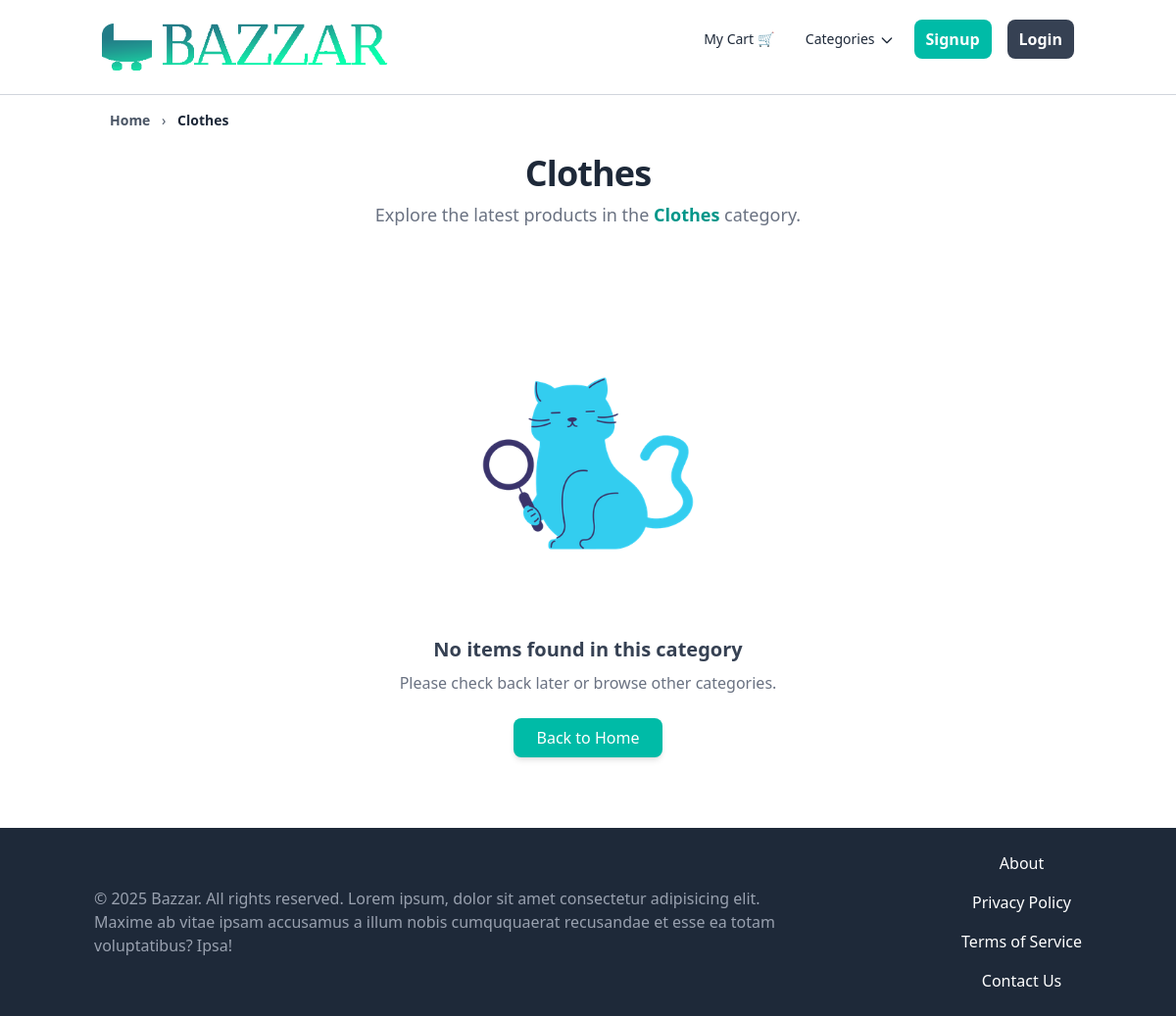
The page /item/category/2/ on the database as committed earlier.
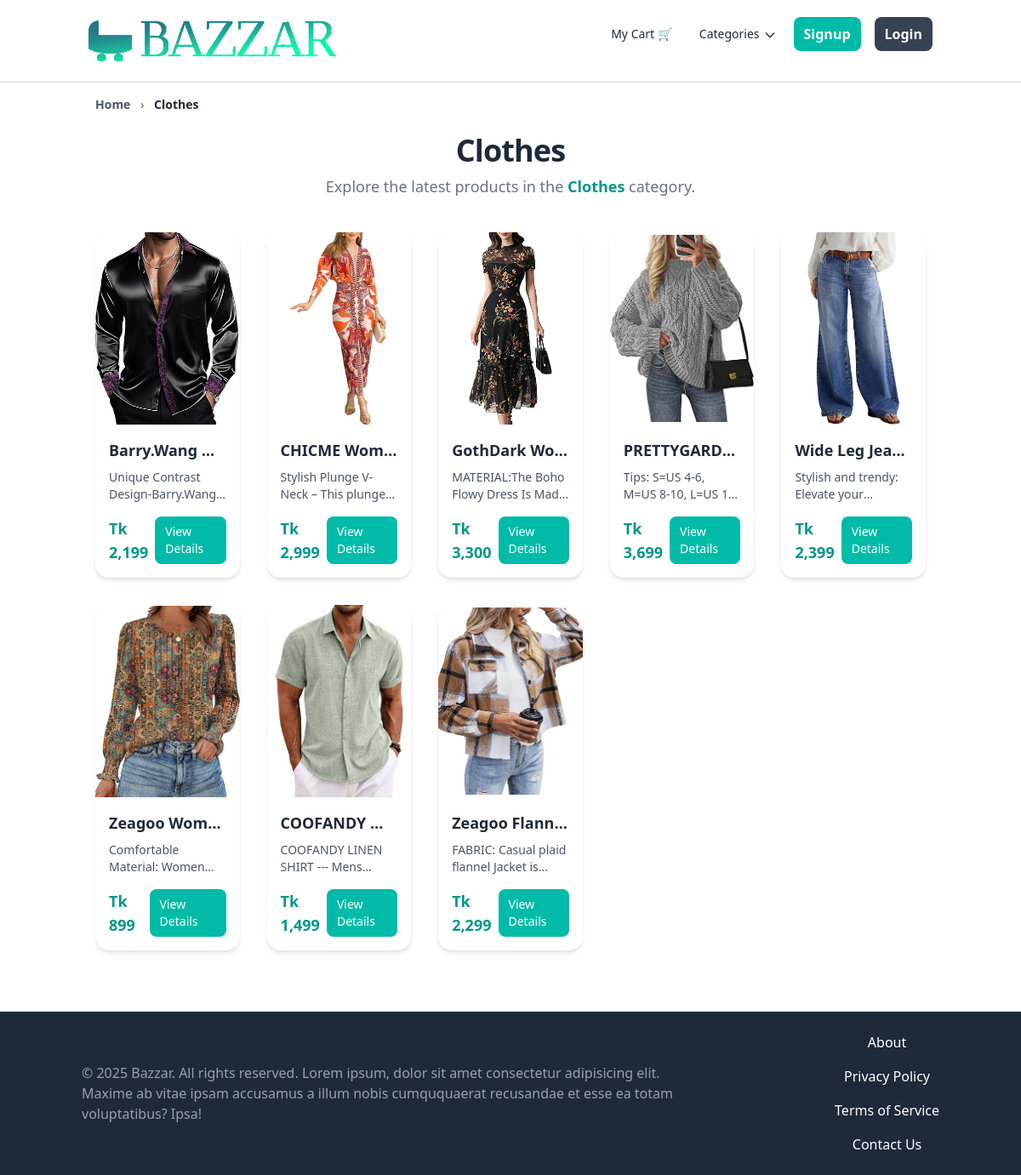
The same page on the database as committed later.
### item/models.py (models this page shows, shortened)
class category(models.Model):
    name = models.CharField(max_length=225)
    class Meta:
        verbose_name = "Category"
        verbose_name_plural = "Categories"
        ordering = ['name',]

class item(models.Model):
    name = models.CharField(max_length=225)
    description=models.TextField(blank=True, null=True)
    price=models.FloatField()
    is_sold=models.BooleanField(default=False)
    created_at=models.DateTimeField(auto_now_add=True)
    created_by=models.ForeignKey(User, related_name='items', on_delete=models.CASCADE)
    category=models.ForeignKey(category,related_name='items', on_delete=models.CASCADE)
    image=models.ImageField(upload_to='item_images', blank=True, null=True)

### item/views.py (the view)
# urls.py: path('category/<int:pk>/', views.categories, name='categories')  ,
def categories(request, pk):
    category_obj = category.objects.get(id=pk)
    items_in_category = item.objects.filter(category=category_obj, is_sold=False).order_by('-created_at')
    context = {
        'category': category_obj,
        'Categoryitems': items_in_category,
    }
    return render(request, 'item/categories.html', context)

### item/context_processors.py (called while the page is built)
def categories_processor(request):
    return {
        'categories': category.objects.all(),
        'items': item.objects.all()
    }

### item/templates/item/categories.html (shortened to what this page needs)
{% extends 'core/base.html' %}
{% load humanize %}
{% load static %}
{% block content %}
<div class="container mx-auto px-6 pb-10 pt-4">
    <nav class="text-sm mb-6 text-gray-600">
        <a href="{% url 'core:index' %}" class="hover:text-teal-600 font-semibold">Home</a>
        <span class="mx-2">›</span>
        <span class="text-gray-800 font-semibold">{{ category.name }}</span>
    </nav>
    <div class="text-center mb-10">
        <h1 class="text-4xl font-extrabold text-gray-800 tracking-tight">
            {{ category.name }}
        </h1>
        <p class="text-gray-500 mt-2 text-lg">
            Explore the latest products in the <span class="text-teal-600 font-semibold">{{ category.name }}</span> category.
        </p>
    </div>
    {% if Categoryitems %}
    <div class="grid grid-cols-1 sm:grid-cols-2 md:grid-cols-3 lg:grid-cols-5 gap-8">
        {% for item in Categoryitems %}
        <a href="{% url 'item:detail' item.id %}" class="group">
            <div class="flex flex-col h-full bg-white rounded-2xl shadow-md overflow-hidden transition-transform transform hover:scale-105 hover:shadow-lg">
                <div class="aspect-[3/4] overflow-hidden">
                    <img src="{{ item.image.url }}" alt="{{ item.name|truncatewords:3 }}"
                        class="w-full h-full object-contain transition-transform duration-300 group-hover:scale-110">
                </div>
                <div class="flex flex-col flex-grow p-4">
                    <h2 class="text-lg font-bold text-gray-800 group-hover:text-teal-600 truncate">
                        {{ item.name }}
                    </h2>
                    <p class="text-gray-600 mt-2 text-sm flex-grow line-clamp-2">
                        {{ item.description|truncatewords:15 }}
                    </p>
                    <div class="mt-4 flex items-center justify-between">
                        <span class="text-lg font-bold text-teal-600">Tk {{ item.price|floatformat:0|intcomma }}</span>
                        <span class="bg-teal-500 text-white px-3 py-2 rounded-lg text-sm font-medium">
                            View Details
                        </span>
                    </div>
                </div>
            </div>
        </a>
        {% endfor %}
    </div>
    {% else %}
    <div class="text-center mt-20">
        <img src="{% static 'images/empty.png' %}" alt="No items" class="mx-auto w-80 opacity-80 mb-4">
        <h3 class="text-xl font-semibold text-gray-700">No items found in this category</h3>
        <p class="text-gray-500 mt-2">Please check back later or browse other categories.</p>
        <a href="{% url 'core:index' %}" class="inline-block mt-6 bg-teal-500 hover:bg-teal-600 text-white px-6 py-2 rounded-lg shadow-md transition">
            Back to Home
        </a>
    </div>
    {% endif %}
</div>
{% endblock %}

### core/templates/core/base.html (shortened to what this page needs)
{% load static tailwind_tags%}
{% load static %}
{% tailwind_css %}
<!DOCTYPE html>
<html lang="en">
<head>
</head>
<body>
    <div class="border-b-1 border-gray-300">
        <div class="container mx-auto mb-8 px-4 flex items-center justify-between h-16 pt-4">
            <div class=" flex items-center">
                    <a href="{% url 'core:index' %}" class=" text-red-800 font-['Bebas_Neue'] pt-4">
                        <img class="h-12 rounded-xl" src="{% static 'images/logonew.png' %}" alt="Logo" />
                    </a>
            </div>
            <div class="hidden md:block">
                    <div class="ml-8 flex items-center ">
                        <div class="ml-8 flex items-center space-x-2">
                            <a href="{% url 'cart:view_cart' %}" class="text-gray-800 hover:text-gray-600  px-3 py-2 rounded-md text-sm font-medium">My Cart 🛒</a>
                            <div id="categoryDropdown" class="relative group">
                                    <a href="#" id="categoryButton" class="text-gray-800 hover:text-gray-600 px-3 py-2 rounded-md text-sm font-medium inline-flex items-center">
                                        Categories
                                        <svg class="w-4 h-4 ml-1 mt-[2px]" fill="none" stroke="currentColor" stroke-width="2" viewBox="0 0 24 24">
                                            <path stroke-linecap="round" stroke-linejoin="round" d="M19 9l-7 7-7-7" />
                                        </svg>
                                    </a>
                                </div>
                        </div>
                        <div class="ml-2 flex items-center space-x-4">
                            {% if user.is_authenticated %}
                            <div class="relative group">
                                <div id="userButton" class="bg-teal-500 hover:bg-teal-400 text-white px-3 py-2 rounded-lg text-sm font-bold inline-flex items-center cursor-pointer">
                                    <span class="mr-2">Signed in as</span>
                                    <div class="flex items-center">
                                        <span class="font-extrabold text-lg">{{ user.username }}</span>
                                        <svg class="w-4 h-4 ml-1 mt-[2px]" fill="none" stroke="currentColor" stroke-width="2" viewBox="0 0 24 24">
                                            <path stroke-linecap="round" stroke-linejoin="round" d="M19 9l-7 7-7-7" />
                                        </svg>
                                    </div>
                                </div>
                                <div id="userDropdown" class="absolute right-0 opacity-0 invisible bg-white border border-gray-200 shadow-lg rounded-md mt-2 w-48 z-10">
                                    <ul class="py-2 text-gray-700 text-sm">
                                        <li>
                                            <a href="{#}" class="block px-4 py-2 hover:bg-teal-500 hover:text-white">Inbox</a>
                                        </li>
                                        <li>
                                            <a href="{% url 'orders:my_orders' %}" class="block px-4 py-2 hover:bg-teal-500 hover:text-white">My Orders</a>
                                        </li>
                                        <li>
                                            <a href="{% url 'core:logout' %}" class="block px-4 py-2 hover:bg-red-500 hover:text-white">Logout</a>
                                        </li>
                                    </ul>
                                </div>
                            </div>
                            {% else %}
                            <a href="{% url 'core:signup' %}" class="bg-teal-500 hover:bg-teal-600 text-white px-3 py-2 rounded-lg text-md font-bold">
                                Signup
                            </a>
                            <a href="{% url 'core:login' %}" class="bg-gray-700 hover:bg-gray-800 text-white px-3 py-2 rounded-lg text-md font-bold">
                                Login
                            </a>
                            {% endif %}
                        </div>
                    </div>
            </div>
        </div>
    </div>
    {% block content %}
    {% endblock %}
</body>
<footer class="bg-gray-800 flex justify-between text-gray-400 py-6 px-[8%] mt-8">
    <div class="flex items-center max-w-[70%]">
        <div>&copy; 2025 Bazzar. All rights reserved. Lorem ipsum, dolor sit amet consectetur adipisicing elit. Maxime ab vitae ipsam accusamus a illum nobis cumququaerat recusandae et esse ea totam voluptatibus? Ipsa!</div>
    </div>
    <ul class="text-center space-y-4">
        <li><a href="{% url 'core:about' %}" class="footerlist">About</a></li>
        <li><a href="{% url 'core:policy' %}" class="footerlist">Privacy Policy</a></li>
        <li><a href="{% url 'core:terms' %}" class="footerlist">Terms of Service</a></li>
        <li><a href="{% url 'core:contact' %}" class="footerlist">Contact Us</a></li>
    </ul>
</footer>
</html>

Rows that differ between the two databases and show on the page:
added item: image (picture), name "Barry.Wang…", description "Unique Contrast…", price "2,199"
added item: image (picture), name "CHICME Wom…", description "Stylish Plunge V-Neck – This…", price "2,999"
added item: image (picture), name "GothDark Wo…", description "MATERIAL:The Boho Flowy Dress Is…", price "3,300"
added item: image (picture), name "PRETTYGARD…", description "Tips: S=US 4-6, M=US 8-10,…", price "3,699"
added item: image (picture), name "Wide Leg Jea…", description "Stylish and trendy: Elevate…", price "2,399"
added item: image (picture), name "Zeagoo Wom…", description "Comfortable Material:…", price "899"
added item: image (picture), name "COOFANDY M…", description "COOFANDY LINEN SHIRT ---…", price "1,499"
added item: image (picture), name "Zeagoo Flann…", description "FABRIC: Casual plaid flannel Jacket…", price "2,299"
Other text that changed with them:
text no longer shown: "No items found in this category Please check back later or browse other categories. Back to Home"
